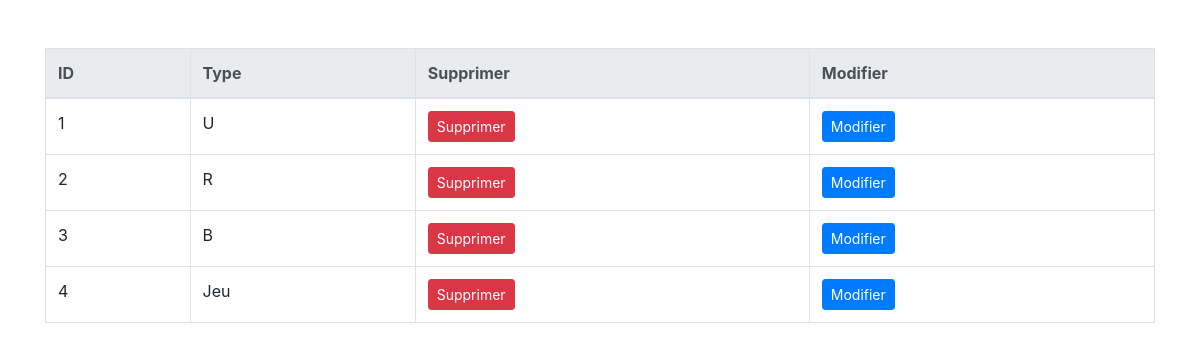
The app's page /inventory_V10/type_Article.php (signed in) with its own data.
### tables this page shows
CREATE TABLE IF NOT EXISTS `typeart` (
  `idT` int NOT NULL AUTO_INCREMENT,
  `type` varchar(255) NOT NULL,
  PRIMARY KEY (`idT`)
);

### inventory_V10/type_Article.php (the view, shortened to what this page needs)
<?php
include "connection.php";
?>
<!DOCTYPE html>
<html lang="en">
<head>
    <link rel="stylesheet" href="https://maxcdn.bootstrapcdn.com/bootstrap/4.0.0/css/bootstrap.min.css">
</head>
<body>
    <div class="container mt-5">
        <?php
        $sql = 'SELECT * FROM `typeart`';
        $stmt = $conn->prepare($sql);
        $stmt->execute();
        if ($stmt->rowCount() > 0) {
        ?>
            <table class="table table-bordered">
                <thead class="thead-light">
                    <tr>
                        <th>ID</th>
                        <th>Type</th>
                        <th>Supprimer</th>
                        <th>Modifier</th>
                    </tr>
                </thead>
                <tbody>
                    <?php
                    $resultat = $stmt->fetchAll(PDO::FETCH_ASSOC);
                    foreach ($resultat as $row) {
                    ?>
                        <tr>
                            <td><?php echo $row['idT']; ?></td>
                            <td><?php echo $row['type']; ?></td>
                            <td><a href="supprimer_typeArticle.php?id=<?php echo $row['idT'] ?>" class="btn btn-danger btn-sm">Supprimer</a></td>
                            <td><a href="modifier_typeArticle.php?id=<?php echo $row['idT'] ?>" class="btn btn-primary btn-sm">Modifier</a></td>
                        </tr>
                    <?php
                    }
                    ?>
                </tbody>
            </table>
        <?php
        } else {
            echo "Aucun article trouvé dans la base de données.";
        }
        ?>
    </div>
</body>
</html>

### records on screen
typeart: idT "1", type "U"
typeart: idT "2", type "R"
typeart: idT "3", type "B"
typeart: idT "4", type "Jeu"
